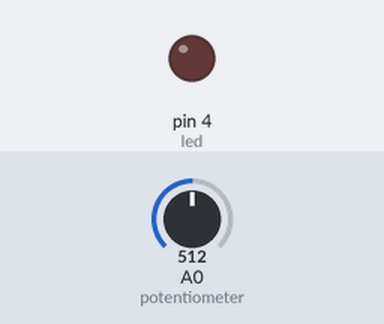
Recording of a sketch running on a simulated Arduino Uno, built with avr-gcc and run on an emulated ATmega328P. Parts: output pins drawn as LEDs (lit = HIGH). The inputs (shaded band) are chosen by the test bench; at power-on: A0 (potentiometer) = 512.

Above: at 1.2 s.
1.3 s: A0 (potentiometer) set to 530
At 2.4 s:
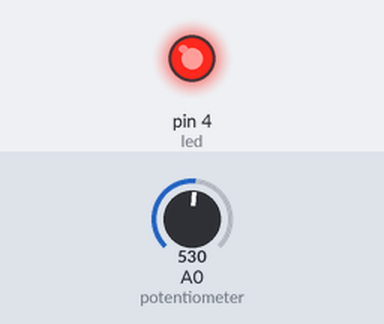
2.8 s: A0 (potentiometer) set to 511
At 3.5 s:
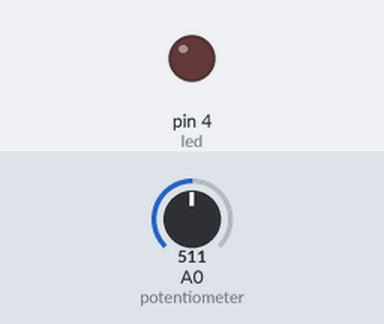
4.3 s: A0 (potentiometer) set to 716
At 4.6 s:
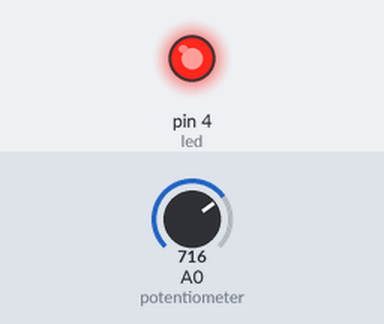
Timing chart, 0 to 7.3 s (numbered marks = the images above; inputs shaded):
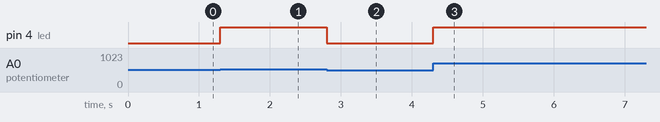

The sketch:

sketch.ino
```cpp
int led = 4;

void setup() {
  pinMode(led, OUTPUT);
  pinMode(A0, INPUT);
}

void loop() {
  int leitura = analogRead(A0);
  int pwm = map(leitura,0,1023,0,255);
  analogWrite(led, pwm);
}
```

Measured:
- the behaviour switches between 513 and 514 on A0 (potentiometer) (found by bisection; images 0 and 1)
- after the input at 1.3 s, pin 4 (led): LOW → HIGH at once
- after the input at 2.8 s, pin 4 (led): HIGH → LOW at once
- after the input at 4.3 s, pin 4 (led): LOW → HIGH at once
